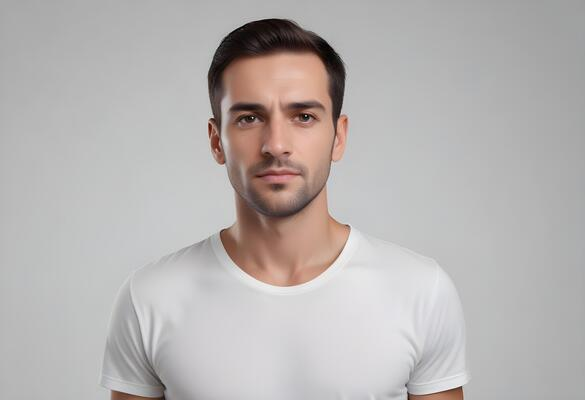
#> input picture Modulo 1/Computer vision/Object detection/image.jpg, 585 x 400 px
$ python main.py
#> lines starting #> are read from the running program, lines starting #| are printed output that depends on the picture; after the words box and inside, x2 and y2 are one past the last pixel; in counts of white or black regions, pixels touching at a corner belong together
import cv2

# Carregador o classificador cascade pré-treinado
face_cascade = cv2.CascadeClassifier(cv2.data.haarcascades + 'haarcascade_frontalface_default.xml')
eye_cascade = cv2.CascadeClassifier(cv2.data.haarcascades + 'haarcascade_eye.xml')

# Carregar a image.
imagem = cv2.imread('image.jpg')
#> imagem is the input picture: shape (400, 585, 3); mean B, G, R 177.8, 179.3, 183.8

# Converter a imagem para tons de cinza.
imagem_cinza = cv2.cvtColor(imagem, cv2.COLOR_BGR2GRAY)
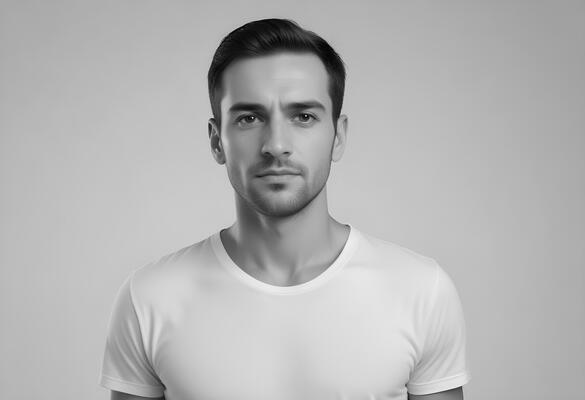
#> imagem_cinza: shape (400, 585); min 0, max 248, mean 180.4

# Detectar faces na images
faces = face_cascade.detectMultiScale(imagem_cinza, scaleFactor=1.1, minNeighbors=5, minSize=(55, 55))
#> faces = [[203, 59, 148, 148]]

# Descomente para
#faces = eye_cascade.detectMultiScale(imagem_cinza, scaleFactor=1.1, minNeighbors=5, minSize=(55, 55))

# for (x, y, w, h) in faces:
#    cv2.rectangle(imagem, (x, y), (x + w, y + h), (255, 0, 0), 2)


for (x, y, w, h) in faces:
    hair_y = max(0, y - int(h / 2)) # ajustar a região acima do rosto
    combined_height = h + (y - hair_y) # altura combinada do cabelo e rosto

    cv2.rectangle(imagem, (x, hair_y), (x + w, hair_y + combined_height), (255, 0, 0), 2)
#> this loop made 1 pass
#> (x, y, w, h, hair_y, combined_height) on pass 1: (203, 59, 148, 148, 0, 207)
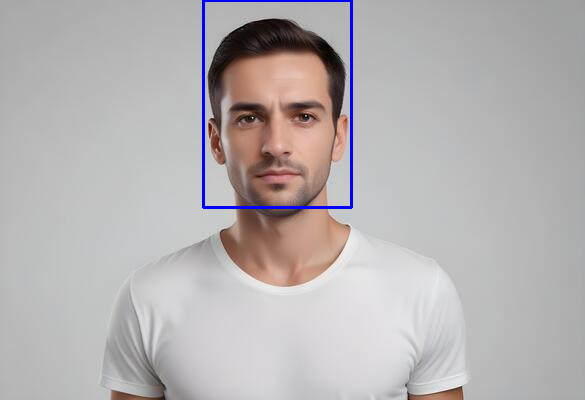
#> imagem: shape (400, 585, 3); 0.84% of pixels changed, all inside (x1, y1, x2, y2) = (202, 0, 353, 209)

# Mostrar a image com a face detectada
cv2.imshow('Imagem com Detecções', imagem)
cv2.waitKey(0)
cv2.destroyAllWindows()
